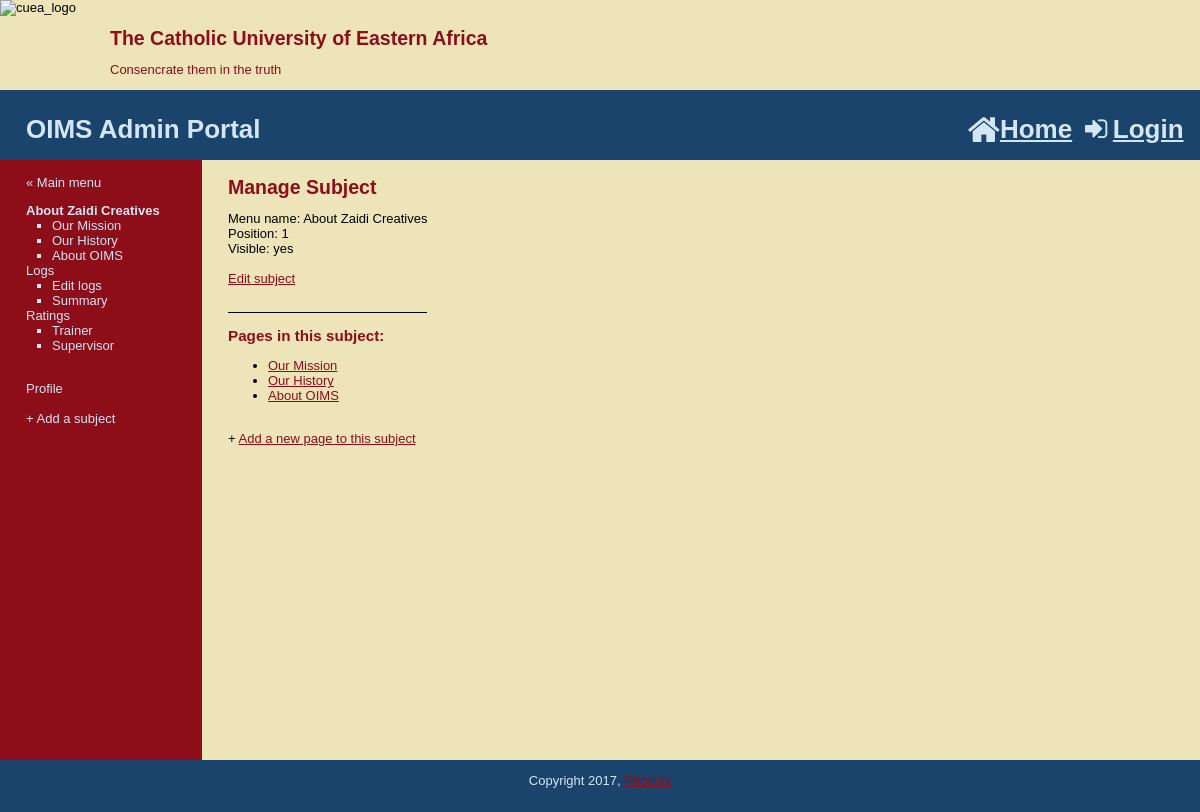
The app's page /manage_content.php?subject=1 with its own data.
### tables this page shows
CREATE TABLE IF NOT EXISTS `subjects` (
  `id` int(11) NOT NULL AUTO_INCREMENT,
  `menu_name` varchar(30) NOT NULL,
  `position` int(3) NOT NULL,
  `visible` tinyint(1) NOT NULL,
  PRIMARY KEY (`id`)
);

CREATE TABLE IF NOT EXISTS `pages` (
  `id` int(11) NOT NULL AUTO_INCREMENT,
  `subject_id` int(11) NOT NULL,
  `menu_name` varchar(30) NOT NULL,
  `position` int(3) NOT NULL,
  `visible` tinyint(1) NOT NULL,
  `content` text,
  PRIMARY KEY (`id`),
  KEY `subject_id` (`subject_id`)
);

### public/manage_content.php (the view, shortened to what this page needs)
<?php require_once("../includes/db_connection.php"); ?>
<?php require_once("../includes/functions.php"); ?>
<?php $layout_context = "admin"; ?>
<?php include("../includes/layouts/header.php"); ?>
<?php find_selected_page(); ?>
<div id="main">
	<div id="navigation">
		<br />
		<a href="admin.php">&laquo; Main menu</a><br />
		<?php echo navigation($current_subject, $current_page); ?>
		<br />
		<a href="profile.php">Profile</a><br />
		<br />
		<a href="new_subject.php">+ Add a subject</a>
	</div>
	<div id="page">
		<?php if ($current_subject) { ?>
			<h2>Manage Subject</h2>
			Menu name:  <?php echo htmlentities($current_subject["menu_name"]); ?><br />
			Position: <?php echo $current_subject["position"]; ?><br />
			Visible: <?php echo $current_subject["visible"] == 1 ? 'yes' : 'no'; ?><br />
			<br />
			<a href="edit_subject.php?subject=<?php echo urlencode($current_subject["id"]); ?>">Edit subject</a>
		<div style="margin-top: 2em; border-top: 1px solid #000000;">
			<h3>Pages in this subject:</h3>
			<ul>
			<?php
				$subject_pages = find_pages_for_subject($current_subject["id"], false);
				while($page = mysqli_fetch_assoc($subject_pages)) {
					echo "<li>";
					$safe_page_id = urlencode($page["id"]);
					echo "<a href=\"manage_content.php?page={$safe_page_id}\">";
					echo htmlentities($page["menu_name"]);
					echo "</a>";
					echo "</li>";
				}
			?>
			</ul>
			<br />
			+ <a href = "new_page.php?subject=<?php echo urlencode($current_subject["id"]); ?>">Add a new page to this subject</a>
		</div>
		<?php } else { ?>
			Please select a subject or a page.
		<?php } ?>
	</div>
</div>
<?php include("../includes/layouts/footer.php"); ?>

### includes/layouts/header.php (shortened to what this page needs)
<!DOCTYPE html PUBLIC "-//W3C//DTD HTML 4.01 Transitional//EN"
	"http://www.w3.org/TR/html4/loose.dtd">
<html lang="en">
	<head>
		<link href="stylesheets/public.css" media="all" rel="stylesheet" type="text/css" />
		<link href="air-datepicker/css/datepicker.min.css" rel="stylesheet" type="text/css" />
		<link href="https://cdnjs.cloudflare.com/ajax/libs/font-awesome/4.7.0/css/font-awesome.min.css" rel="stylesheet" type="text/css" />
	</head>
	<body>
	<div>
		<div id="cuea_logo">
			<img src="images/cuea_logo.png" width="110" height="110" alt="cuea_logo" align="left" /> <br />
		</div>
		<div style="color:#8D0D19" id="cuea_name">
			<h2 align="left">The Catholic University of Eastern Africa</h2>
			<p>Consencrate them in the truth</p>
		</div>
	</div>
		<div id="header">
			<h1>
				OIMS <?php if ($layout_context == "admin") { echo "Admin Portal"; } ?>
				<a class="header_link" href="index.php"><i class="fa fa-home fa-lg" aria-hidden="true"></i>Home</a>
				<?php if (!isset($_SESSION['username'])){ ?>
				<a class="header_link" href="login.php"><i class="fa fa-sign-in fa-fw" aria-hidden="true"></i>Login</a>
				<?php } else { ?>
				<a class="header_link" href="logout.php"><i class="fa fa-sign-out fa-fw" aria-hidden="true"></i>Logout</a>
				<?php } ?>
			</h1>
		</div>

### includes/functions.php (shortened to what this page needs)
<?php
	function find_all_subjects($public=true) {
		global $connection;
		$query = "SELECT * ";
		$query .= "FROM subjects ";
		$query .= "ORDER BY position ASC";
		$subject_set = mysqli_query($connection, $query);
		return $subject_set;
	}
	function find_pages_for_subject($subject_id, $public=true) {
		global $connection;
		$safe_subject_id = mysqli_real_escape_string($connection, $subject_id);
		$query = "SELECT * ";
		$query .= "FROM pages ";
		$query .= "WHERE subject_id = {$safe_subject_id} ";
		$query .= "ORDER BY position ASC";
		$page_set = mysqli_query($connection, $query);
		return $page_set;
	}
	function find_subject_by_id($subject_id, $public=true) {
		global $connection;
		$safe_subject_id = mysqli_real_escape_string($connection, $subject_id);
		$query = "SELECT * ";
		$query .= "FROM subjects ";
		$query .= "WHERE id = {$safe_subject_id} ";
		$query .= "LIMIT 1";
		$subject_set = mysqli_query($connection, $query);
		if($subject = mysqli_fetch_assoc($subject_set)) {
			return $subject;
		} else {
			return null;
		}
	}
	function find_selected_page($public=false) {
		if (isset($_GET["subject"])) {
			$current_subject = find_subject_by_id($_GET["subject"], $public);
			if ($current_subject && $public) {
				$current_page = find_default_page_for_subject($current_subject["id"]);
			} else {
				$current_page = null;
			}
		} else if (isset($_GET["page"])) {
			$current_subject = null;
			$current_page = find_page_by_id($_GET["page"], $public);
		} else {
			$current_subject = null;
			$current_page = null;
		}
	}
	function navigation($subject_array, $page_array) {
		$output = "<ul class=\"subjects\">";
		$subject_set = find_all_subjects(false);
		while($subject = mysqli_fetch_assoc($subject_set)) {
			$output .= "<li";
			if ($subject_array && $subject["id"] == $subject_array["id"]) {
			$output .= " class=\"selected\"";
			}
			$output .= ">";
			$output .= "<a href=\"manage_content.php?subject=";
			$output .= urlencode($subject["id"]);
			$output .= "\">";
			$output .= htmlentities($subject["menu_name"]);
			$output .= "</a>";
			$page_set = find_pages_for_subject($subject["id"], false);
			$output .= "<ul class=\"pages\">";
			while($page = mysqli_fetch_assoc($page_set)) {
				$output .= "<li";
				$output .= ">";
				$output .= "<a href=\"manage_content.php?page=";
				$output .= urlencode($page["id"]);
				$output .= "\">";
				$output .= htmlentities($page["menu_name"]);
				$output .= "</a></li>";
			}
			$output .= "</ul></li>";
		}
		$output .= "</ul>";
		return $output;
	}
?>

### includes/layouts/footer.php (shortened to what this page needs)
<div id="footer">Copyright <?php echo date("Y")?>, <a href="http://itsphoenix.co.ke" />Phoenix</div>
	</body>
</html>

### public/stylesheets/public.css (style rules this page uses)
html { height: 100%; width: 100%; }
body { width: 100%; height: 100%; margin: 0; padding: 0; border: 0; font-family: Verdana, Arial, Helvetica, sans-serif; font-size: 13px; line-height: 15px; background: #EEE4B9; }
img { border: none; }
a { color: #8D0D19; }
#header { height: 70px; margin: 0; padding: 0; text-align: left; background: #1A446C; color: #D4E6F4; }
#header h1 { padding: 1em; margin: 0; }
.header_link { color: #D4E6F4; position: relative; left: 700px; }
#main { height: 600px; width: 100%; margin: 0; padding: 0; background: #EEE4B9; }
#footer { clear: both; height: 2em; margin: 0; padding: 1em; text-align: center; background: #1A446C; color: #D4E6F4; }
#navigation { float: left; width: 150px; height: 100%; margin: 0; padding: 0 2em; color: #D4E6F4; background: #8D0D19; }
#navigation a { color: #D4E6F4; text-decoration: none; }
ul.subjects { margin: 1em 0; padding-left: 0; list-style: none; }
ul.pages { padding-left: 2em; list-style: square; font-weight: normal; }
.selected { font-weight: bold; }
#page { float: left; height: 100%; padding-left: 2em; vertical-align: top; background: #EEE4B9; }
#page h2 { color: #8D0D19; margin-top: 1em; }
#page h3 { color: #8D0D19; }

### records on screen
subjects: value "About Zaidi Creatives", menu_name "About Zaidi Creatives", position "1"
pages: value "Our Mission", menu_name "Our Mission"
pages: value "Our History", menu_name "Our History"
pages: value "About OIMS", menu_name "About OIMS"
subjects: value "Logs"
pages: value "Edit logs"
pages: value "Summary"
subjects: value "Ratings"
pages: value "Trainer"
pages: value "Supervisor"
